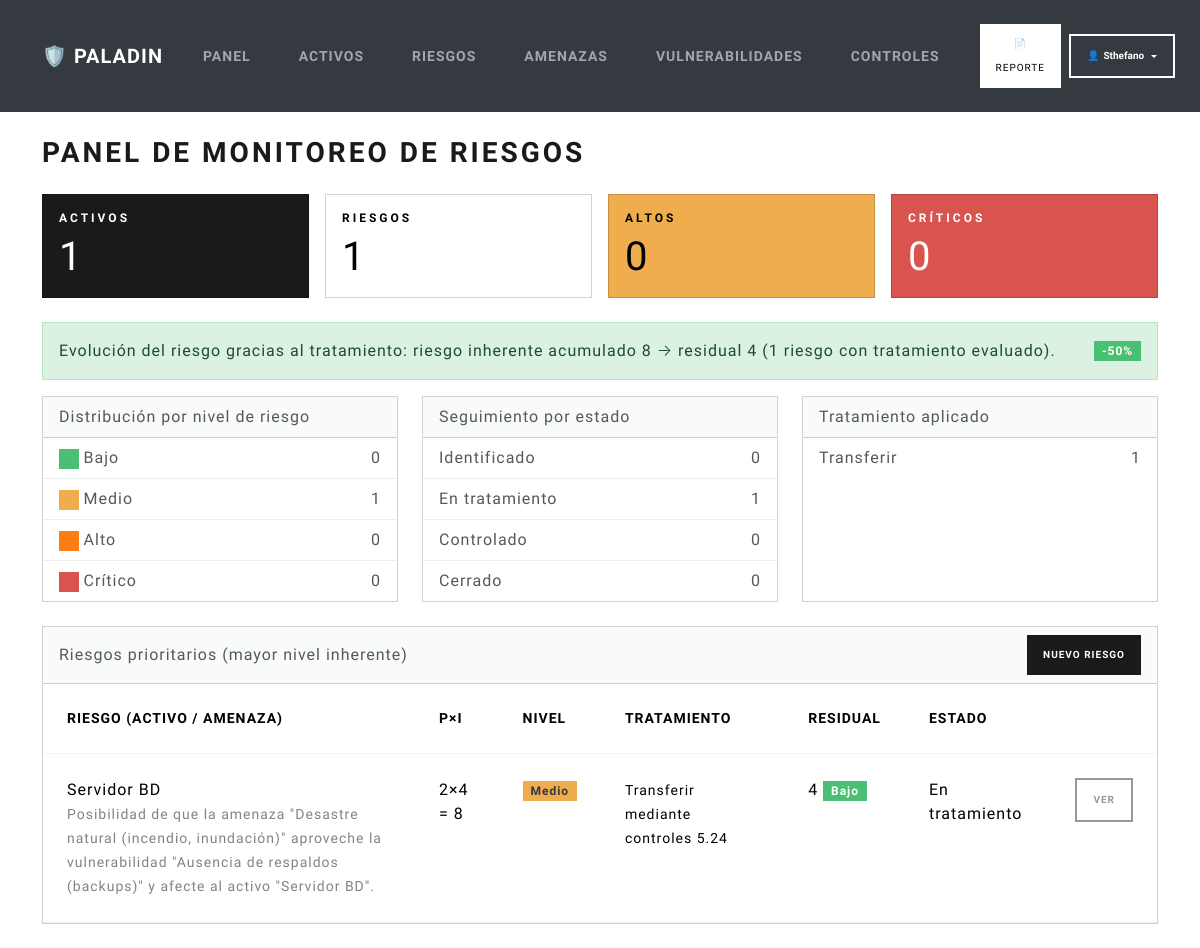
Screenshot of / (signed in) with the database file from the repository.
### riesgos/models.py (models this page shows, shortened)
class Riesgo(models.Model):
    ESTRATEGIAS = [
        ('MIT', 'Mitigar'),
        ('TRA', 'Transferir'),
        ('ACE', 'Aceptar'),
        ('EVI', 'Evitar'),
    ]
    ESTADOS = [
        ('IDE', 'Identificado'),
        ('TRA', 'En tratamiento'),
        ('CON', 'Controlado'),
        ('CER', 'Cerrado'),
    ]
    activo = models.ForeignKey(
        Activo, on_delete=models.CASCADE, related_name='riesgos'
    )
    amenaza = models.ForeignKey(Amenaza, on_delete=models.PROTECT)
    vulnerabilidad = models.ForeignKey(Vulnerabilidad, on_delete=models.PROTECT)
    controles_existentes = models.TextField(
        blank=True,
        help_text='Controles ya implementados antes del análisis.'
    )
    probabilidad = models.IntegerField(
        choices=NIVEL_1_5,
        validators=[MinValueValidator(1), MaxValueValidator(5)]
    )
    impacto = models.IntegerField(
        choices=NIVEL_1_5,
        validators=[MinValueValidator(1), MaxValueValidator(5)]
    )
    estrategia = models.CharField(
        max_length=3, choices=ESTRATEGIAS, blank=True
    )
    controles_propuestos = models.ManyToManyField(
        Control, blank=True, related_name='riesgos'
    )
    responsable = models.CharField(max_length=120, blank=True)
    probabilidad_residual = models.IntegerField(
        choices=NIVEL_1_5, null=True, blank=True,
        validators=[MinValueValidator(1), MaxValueValidator(5)]
    )
    impacto_residual = models.IntegerField(
        choices=NIVEL_1_5, null=True, blank=True,
        validators=[MinValueValidator(1), MaxValueValidator(5)]
    )
    observaciones = models.TextField(
        blank=True,
        help_text='Observaciones o recomendaciones para las partes interesadas.'
    )
    estado = models.CharField(max_length=3, choices=ESTADOS, default='IDE')
    fecha_tratamiento = models.DateField(
        null=True, blank=True,
        help_text='Fecha en que se aplicó el tratamiento (controles).'
    )
    fecha_control = models.DateField(
        null=True, blank=True,
        help_text='Fecha en que el riesgo quedó controlado/verificado.'
    )
    fecha_creacion = models.DateTimeField(auto_now_add=True)
    fecha_actualizacion = models.DateTimeField(auto_now=True)
    class Meta:
        verbose_name = 'Riesgo'
        verbose_name_plural = 'Riesgos'
        ordering = ['-fecha_actualizacion']
    @staticmethod
    def _clasificar(nivel):
        if nivel is None:
            return None
        if nivel <= 4:
            return 'Bajo'
        if nivel <= 9:
            return 'Medio'
        if nivel <= 15:
            return 'Alto'
        return 'Crítico'
    @property
    def nivel_riesgo(self):
        return self.probabilidad * self.impacto
    @property
    def nivel_riesgo_texto(self):
        return self._clasificar(self.nivel_riesgo)
    @property
    def riesgo_residual(self):
        if self.probabilidad_residual and self.impacto_residual:
            return self.probabilidad_residual * self.impacto_residual
        return None
    @property
    def riesgo_residual_texto(self):
        return self._clasificar(self.riesgo_residual)
    @property
    def enunciado(self):
        return (
            f'Posibilidad de que la amenaza "{self.amenaza.nombre}" '
            f'aproveche la vulnerabilidad "{self.vulnerabilidad.nombre}" '
            f'y afecte al activo "{self.activo.nombre}".'
        )
    @property
    def tratamiento_resumen(self):
        if not self.estrategia:
            return 'Sin tratamiento definido'
        controles = ', '.join(
            c.codigo for c in self.controles_propuestos.all()
        )
        texto = self.get_estrategia_display()
        if controles:
            texto += f' mediante controles {controles}'
        return texto

class Amenaza(models.Model):
    CATEGORIAS = [
        ('NAT', 'Natural / Desastre'),
        ('HUM', 'Error humano'),
        ('MAL', 'Ataque malicioso / Malware'),
        ('TEC', 'Fallo técnico'),
        ('ORG', 'Organizacional / Procesos'),
    ]
    nombre = models.CharField(max_length=120)
    descripcion = models.TextField(blank=True)
    categoria = models.CharField(max_length=3, choices=CATEGORIAS, default='TEC')
    class Meta:
        verbose_name = 'Amenaza'
        verbose_name_plural = 'Amenazas'
        ordering = ['nombre']

class Vulnerabilidad(models.Model):
    nombre = models.CharField(max_length=120)
    descripcion = models.TextField(blank=True)
    cve = models.CharField(
        'CVE', max_length=30, blank=True,
        help_text='Identificador CVE asociado, p.ej. CVE-2021-44228 (opcional).'
    )
    class Meta:
        verbose_name = 'Vulnerabilidad'
        verbose_name_plural = 'Vulnerabilidades'
        ordering = ['nombre']

class Control(models.Model):
    TEMAS = [
        ('ORG', 'Organizacional'),
        ('PER', 'Personas'),
        ('FIS', 'Físico'),
        ('TEC', 'Tecnológico'),
    ]
    codigo = models.CharField(max_length=20, unique=True)        # p.ej. "8.7"
    nombre = models.CharField(max_length=160)
    tema = models.CharField(max_length=3, choices=TEMAS, default='ORG')
    descripcion = models.TextField(blank=True)
    class Meta:
        verbose_name = 'Control ISO 27002'
        verbose_name_plural = 'Controles ISO 27002:2022'
        ordering = ['codigo']

### activos/models.py (models this page shows, shortened)
class Activo(models.Model):
    NIVEL_CIA = [
        (1, 'Muy Bajo'),
        (2, 'Bajo'),
        (3, 'Medio'),
        (4, 'Alto'),
        (5, 'Muy Alto'),
    ]
    TIPOS_ACTIVO = [
        ('HW', 'Hardware'),
        ('SW', 'Software'),
        ('INF', 'Información'),
        ('SER', 'Servicio'),
        ('PER', 'Personal'),
    ]
    nombre = models.CharField(max_length=100)
    descripcion = models.TextField()
    tipo = models.CharField(
        max_length=10,
        choices=TIPOS_ACTIVO
    )
    confidencialidad = models.IntegerField(
        choices=NIVEL_CIA
    )
    integridad = models.IntegerField(
        choices=NIVEL_CIA
    )
    disponibilidad = models.IntegerField(
        choices=NIVEL_CIA
    )

### riesgos/views.py (the view)
# urls.py: path('', views.dashboard, name='dashboard'),
def dashboard(request):
    contexto = _resumen_riesgos()
    contexto['total_activos'] = Activo.objects.count()
    return render(request, 'riesgos/dashboard.html', contexto)

### riesgos/templates/riesgos/dashboard.html (shortened to what this page needs)
{% extends 'base.html' %}
{% block contenido %}
<h2 class="mb-4">Panel de Monitoreo de Riesgos</h2>
<div class="row g-3 mb-4">
  <div class="col-md-3">
    <div class="card text-bg-primary"><div class="card-body">
      <h6 class="card-title">Activos</h6>
      <p class="display-6 mb-0">{{ total_activos }}</p>
    </div></div>
  </div>
  <div class="col-md-3">
    <div class="card text-bg-secondary"><div class="card-body">
      <h6 class="card-title">Riesgos</h6>
      <p class="display-6 mb-0">{{ total }}</p>
    </div></div>
  </div>
  <div class="col-md-3">
    <div class="card text-bg-warning"><div class="card-body">
      <h6 class="card-title">Altos</h6>
      <p class="display-6 mb-0">{{ niveles.Alto }}</p>
    </div></div>
  </div>
  <div class="col-md-3">
    <div class="card text-bg-danger"><div class="card-body">
      <h6 class="card-title">Críticos</h6>
      <p class="display-6 mb-0">{{ niveles.Crítico }}</p>
    </div></div>
  </div>
</div>
{% if reduccion_global is not None %}
<div class="alert alert-success d-flex justify-content-between align-items-center">
  <div>
    <strong>Evolución del riesgo gracias al tratamiento:</strong>
    riesgo inherente acumulado <strong>{{ suma_inherente }}</strong>
    → residual <strong>{{ suma_residual }}</strong>
    ({{ con_residual }} riesgo{{ con_residual|pluralize }} con tratamiento evaluado).
  </div>
  <span class="badge bg-success fs-6">-{{ reduccion_global }}%</span>
</div>
{% endif %}
<div class="row g-4">
  <div class="col-md-4">
    <div class="card h-100">
      <div class="card-header">Distribución por nivel de riesgo</div>
      <ul class="list-group list-group-flush">
        <li class="list-group-item d-flex justify-content-between">
          <span><span class="badge bg-success">&nbsp;</span> Bajo</span><strong>{{ niveles.Bajo }}</strong>
        </li>
        <li class="list-group-item d-flex justify-content-between">
          <span><span class="badge bg-warning">&nbsp;</span> Medio</span><strong>{{ niveles.Medio }}</strong>
        </li>
        <li class="list-group-item d-flex justify-content-between">
          <span><span class="badge" style="background:#fd7e14">&nbsp;</span> Alto</span><strong>{{ niveles.Alto }}</strong>
        </li>
        <li class="list-group-item d-flex justify-content-between">
          <span><span class="badge bg-danger">&nbsp;</span> Crítico</span><strong>{{ niveles.Crítico }}</strong>
        </li>
      </ul>
    </div>
  </div>
  <div class="col-md-4">
    <div class="card h-100">
      <div class="card-header">Seguimiento por estado</div>
      <ul class="list-group list-group-flush">
        {% for e in estados %}
        <li class="list-group-item d-flex justify-content-between">
          <span>{{ e.nombre }}</span><strong>{{ e.total }}</strong>
        </li>
        {% endfor %}
      </ul>
    </div>
  </div>
  <div class="col-md-4">
    <div class="card h-100">
      <div class="card-header">Tratamiento aplicado</div>
      <ul class="list-group list-group-flush">
        {% for e in estrategias %}
        <li class="list-group-item d-flex justify-content-between">
          <span>{{ e.nombre }}</span><strong>{{ e.total }}</strong>
        </li>
        {% empty %}
        <li class="list-group-item text-muted">Sin tratamientos definidos.</li>
        {% endfor %}
      </ul>
    </div>
  </div>
</div>
<div class="card mt-4">
  <div class="card-header d-flex justify-content-between align-items-center">
    <span>Riesgos prioritarios (mayor nivel inherente)</span>
    <a href="{% url 'crear_riesgo' %}" class="btn btn-primary btn-sm">Nuevo riesgo</a>
  </div>
  <div class="card-body p-0">
    <table class="table table-hover mb-0">
      <thead>
        <tr>
          <th>Riesgo (activo / amenaza)</th><th>P×I</th><th>Nivel</th>
          <th>Tratamiento</th><th>Residual</th><th>Estado</th><th></th>
        </tr>
      </thead>
      <tbody>
        {% for r in criticos %}
        <tr>
          <td>
            <strong>{{ r.activo.nombre }}</strong>
            <br><small class="text-muted">{{ r.enunciado }}</small>
          </td>
          <td>{{ r.probabilidad }}×{{ r.impacto }} = <strong>{{ r.nivel_riesgo }}</strong></td>
          <td>{% include 'riesgos/_badge_nivel.html' with texto=r.nivel_riesgo_texto %}</td>
          <td><small>{{ r.tratamiento_resumen }}</small></td>
          <td>
            {% if r.riesgo_residual %}{{ r.riesgo_residual }}
            {% include 'riesgos/_badge_nivel.html' with texto=r.riesgo_residual_texto %}
            {% else %}<span class="text-muted">—</span>{% endif %}
          </td>
          <td>{{ r.get_estado_display }}</td>
          <td class="text-end">
            <a href="{% url 'detalle_riesgo' r.id %}" class="btn btn-sm btn-outline-secondary">Ver</a>
          </td>
        </tr>
        {% empty %}
        <tr><td colspan="7" class="text-center text-muted py-3">
          No hay riesgos registrados todavía.
        </td></tr>
        {% endfor %}
      </tbody>
    </table>
  </div>
</div>
{% endblock %}

### riesgos/templates/base.html (shortened to what this page needs)
<!doctype html>
<html lang="es">
  <head>
    <link
      rel="stylesheet"
      href="https://cdn.jsdelivr.net/npm/bootswatch@5.3.8/dist/lux/bootstrap.min.css"
    />
  </head>
  <body>
    <nav class="navbar navbar-expand-lg navbar-dark bg-dark d-print-none">
      <div class="container">
        <a class="navbar-brand fw-bold" href="{% url 'dashboard' %}">🛡️ Paladin</a>
        <div class="collapse navbar-collapse" id="nav">
          <ul class="navbar-nav me-auto">
            <li class="nav-item">
              <a class="nav-link" href="{% url 'dashboard' %}">Panel</a>
            </li>
            <li class="nav-item">
              <a class="nav-link" href="{% url 'lista_activos' %}">Activos</a>
            </li>
            <li class="nav-item">
              <a class="nav-link" href="{% url 'lista_riesgos' %}">Riesgos</a>
            </li>
            <li class="nav-item">
              <a class="nav-link" href="{% url 'lista_amenazas' %}">Amenazas</a>
            </li>
            <li class="nav-item">
              <a class="nav-link" href="{% url 'lista_vulnerabilidades' %}">Vulnerabilidades</a>
            </li>
            <li class="nav-item">
              <a class="nav-link" href="{% url 'lista_controles' %}">Controles</a>
            </li>
          </ul>
          <div class="d-flex align-items-center gap-2">
            <a class="btn btn-light btn-sm fw-semibold" href="{% url 'reporte' %}">📄 Reporte</a>
            {% if user.is_authenticated %}
              <div class="dropdown">
                <button class="btn btn-outline-light btn-sm dropdown-toggle d-flex align-items-center gap-1"
                        type="button" data-bs-toggle="dropdown" aria-expanded="false">
                  <span>👤</span><span class="text-capitalize">{{ user.username }}</span>
                </button>
              </div>
            {% endif %}
          </div>
        </div>
      </div>
    </nav>
    <div class="container my-4">
      {% block contenido %}{% endblock %}
    </div>
  </body>
</html>

### riesgos/templates/riesgos/_badge_nivel.html
{% if texto == 'Crítico' %}<span class="badge bg-danger">Crítico</span>
{% elif texto == 'Alto' %}<span class="badge" style="background:#fd7e14">Alto</span>
{% elif texto == 'Medio' %}<span class="badge bg-warning text-dark">Medio</span>
{% elif texto == 'Bajo' %}<span class="badge bg-success">Bajo</span>
{% else %}<span class="text-muted">—</span>{% endif %}

### rows the page displays
Riesgo: activo.nombre "Servidor BD", enunciado "Posibilidad de que la amenaza \"Desastre natural (incendio, inundación)\" aproveche la vulnerabilidad \"Ausencia de respaldos (backups)\" y afecte al activo \"Servidor BD\".", probabilidad "2", impacto "4", nivel_riesgo "8", tratamiento_resumen "Transferir mediante controles 5.24", riesgo_residual "4", estado "En tratamiento"

### other values shown
{{ user.username }} "Sthefano"
{{ total_activos }} "1"
{{ total }} "1"
{{ niveles.Alto }} "0"
{{ niveles.Crítico }} "0"
{{ suma_inherente }} "8"
{{ suma_residual }} "4"
{{ con_residual }} "1"
{{ reduccion_global }} "50"
{{ niveles.Bajo }} "0"
{{ niveles.Medio }} "1"
{{ e.nombre }} "Identificado" "En tratamiento" "Controlado" "Cerrado"
{{ e.total }} "0" "1" "0" "0"
{{ e.nombre }} "Transferir"
{{ e.total }} "1"
